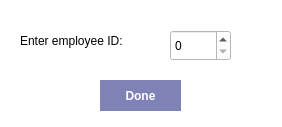
<?xml version="1.0" encoding="UTF-8"?>
<ui version="4.0">
 <class>RemoveEmployee</class>
 <widget class="QDialog" name="RemoveEmployee">
  <property name="geometry">
   <rect>
    <x>0</x>
    <y>0</y>
    <width>282</width>
    <height>127</height>
   </rect>
  </property>
  <property name="windowTitle">
   <string>Dialog</string>
  </property>
  <property name="styleSheet">
   <string notr="true">background-color: rgb(255, 255, 255);</string>
  </property>
  <widget class="QLabel" name="label">
   <property name="geometry">
    <rect>
     <x>20</x>
     <y>30</y>
     <width>121</width>
     <height>21</height>
    </rect>
   </property>
   <property name="styleSheet">
    <string notr="true">color: black;</string>
   </property>
   <property name="text">
    <string>Enter employee ID: </string>
   </property>
  </widget>
  <widget class="QPushButton" name="done_btn">
   <property name="geometry">
    <rect>
     <x>100</x>
     <y>80</y>
     <width>81</width>
     <height>31</height>
    </rect>
   </property>
   <property name="cursor">
    <cursorShape>PointingHandCursor</cursorShape>
   </property>
   <property name="styleSheet">
    <string notr="true">background-color: rgb(127, 130, 181); 
border: none;
color: white;
font-weight: 500;</string>
   </property>
   <property name="text">
    <string>Done</string>
   </property>
  </widget>
  <widget class="QSpinBox" name="emp_id_spinbox">
   <property name="geometry">
    <rect>
     <x>170</x>
     <y>30</y>
     <width>61</width>
     <height>31</height>
    </rect>
   </property>
  </widget>
 </widget>
 <resources/>
 <connections/>
</ui>
